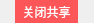
<?xml version="1.0" encoding="UTF-8"?>
<ui version="4.0">
 <class>AreaCloseWdg</class>
 <widget class="QWidget" name="AreaCloseWdg">
  <property name="geometry">
   <rect>
    <x>0</x>
    <y>0</y>
    <width>94</width>
    <height>23</height>
   </rect>
  </property>
  <property name="windowTitle">
   <string>AreaCloseWdg</string>
  </property>
  <property name="styleSheet">
   <string notr="true"/>
  </property>
  <layout class="QHBoxLayout" name="horizontalLayout">
   <property name="spacing">
    <number>0</number>
   </property>
   <property name="leftMargin">
    <number>0</number>
   </property>
   <property name="topMargin">
    <number>0</number>
   </property>
   <property name="rightMargin">
    <number>0</number>
   </property>
   <property name="bottomMargin">
    <number>0</number>
   </property>
   <item>
    <widget class="QPushButton" name="pushButton">
     <property name="maximumSize">
      <size>
       <width>63</width>
       <height>23</height>
      </size>
     </property>
     <property name="styleSheet">
      <string notr="true">
QPushButton{
border-image: url(:/MonitorAreaCapture/img/MonitorAreaCapture/closeBtnHover.png);
background-color:rgb(252, 86, 89); 
color:rgb(255, 255, 255);
border:1px solid rgb(252, 86, 89);
font: 9pt &quot;微软雅黑&quot;;
}



</string>
     </property>
     <property name="text">
      <string>关闭共享</string>
     </property>
    </widget>
   </item>
  </layout>
 </widget>
 <layoutdefault spacing="6" margin="11"/>
 <resources>
  <include location="../../VhallLive/project/VhallLive.qrc"/>
 </resources>
 <connections/>
</ui>
